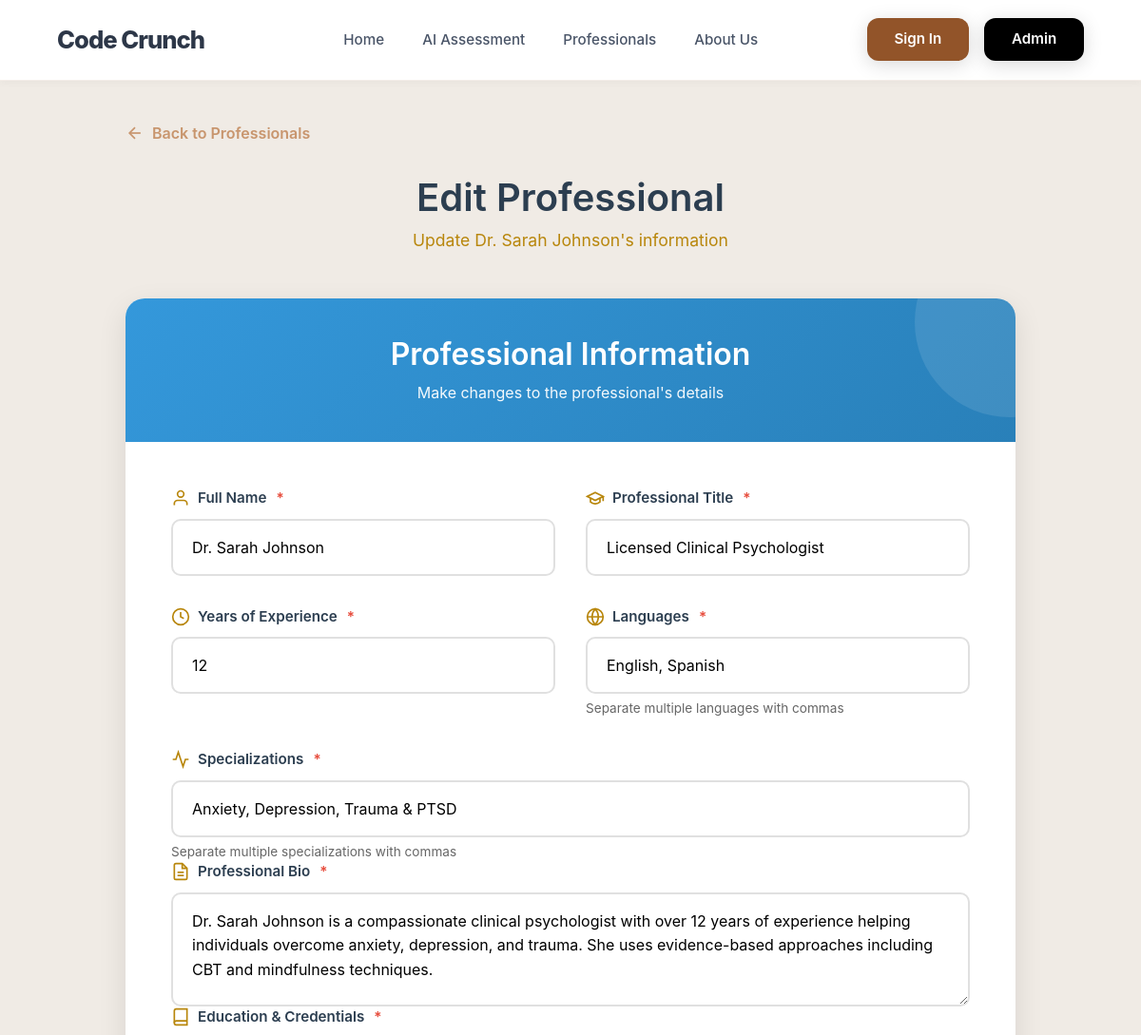
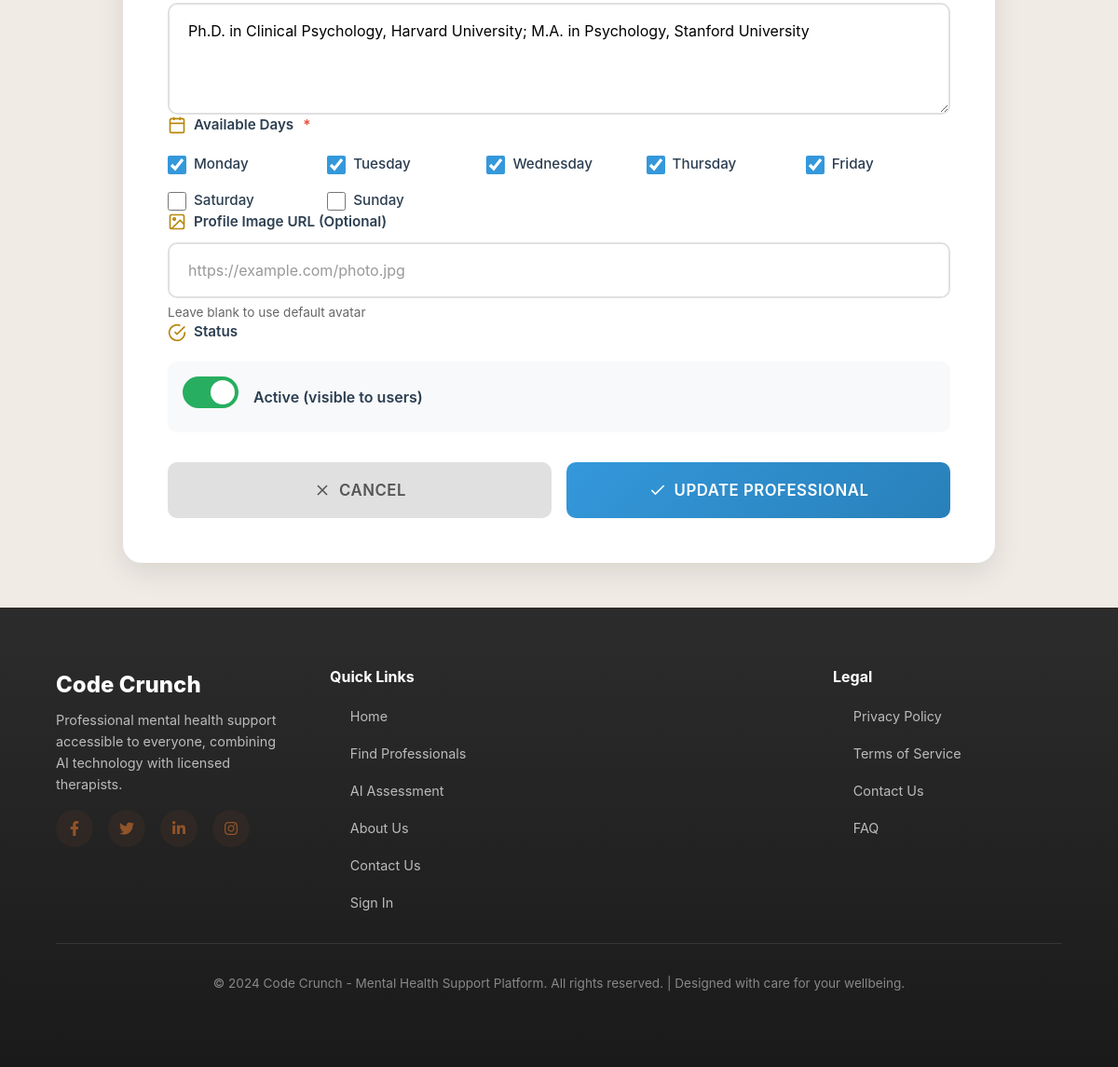
Page /admin/professional/edit/1 (signed in) on the committed database (2 pictures, top to bottom).
### models.py (models this page shows, shortened)
class Professional(db.Model):
    id = db.Column(db.Integer, primary_key=True)
    name = db.Column(db.String(100), nullable=False)
    title = db.Column(db.String(100), nullable=False)
    specialization = db.Column(db.String(200), nullable=False)
    bio = db.Column(db.Text, nullable=False)
    experience_years = db.Column(db.Integer, nullable=False)
    education = db.Column(db.Text, nullable=False)
    languages = db.Column(db.String(200), nullable=False)
    image_url = db.Column(db.String(200), default='default-avatar.jpg')
    available_days = db.Column(db.String(200), nullable=False)
    consultation_fee = db.Column(db.Float, default=0.0)
    session_duration = db.Column(db.Integer, default=60)  # in minutes
    rating = db.Column(db.Float, default=5.0)
    total_reviews = db.Column(db.Integer, default=0)
    is_active = db.Column(db.Boolean, default=True)
    created_at = db.Column(db.DateTime, default=datetime.utcnow)
    appointments = db.relationship('Appointment', backref='professional', lazy=True)
    reviews = db.relationship('Review', backref='professional', lazy=True)
    time_slots = db.relationship('TimeSlot', backref='professional', lazy=True, cascade='all, delete-orphan')

### app.py (the view, shortened to what this page needs)
@app.route('/admin/professional/edit/<int:prof_id>', methods=['GET', 'POST'])
def edit_professional(prof_id):
    if not session.get('admin'):
        return redirect(url_for('admin_login'))
    professional = Professional.query.get_or_404(prof_id)
    return render_template('admin/admin_edit_professional.html', professional=professional)

### templates/admin/admin_edit_professional.html (shortened to what this page needs)
{% extends "layout.html" %}
{% block content %}
<div class="admin-page">
    <div class="admin-container">
        <a href="{{ url_for('admin_professionals') }}" class="back-link">
            <svg viewBox="0 0 24 24" fill="none" stroke="currentColor" stroke-width="2">
                <line x1="19" y1="12" x2="5" y2="12"></line>
                <polyline points="12 19 5 12 12 5"></polyline>
            </svg>
            Back to Professionals
        </a>
        <h1 class="page-title">Edit Professional</h1>
        <p class="page-subtitle">Update {{ professional.name }}'s information</p>
        <div class="form-card">
            <div class="form-header">
                <h2>Professional Information</h2>
                <p>Make changes to the professional's details</p>
            </div>
            <div class="form-container">
                <form method="POST" id="professionalForm">
                    <div class="form-row">
                        <div class="form-group">
                            <label for="name">
                                <svg class="icon-svg" viewBox="0 0 24 24" fill="none" stroke="currentColor" stroke-width="2">
                                    <path d="M20 21v-2a4 4 0 0 0-4-4H8a4 4 0 0 0-4 4v2"></path>
                                    <circle cx="12" cy="7" r="4"></circle>
                                </svg>
                                Full Name <span class="required-mark">*</span>
                            </label>
                            <input type="text" id="name" name="name" value="{{ professional.name }}" placeholder="Dr. Jane Smith" required>
                        </div>
                        <div class="form-group">
                            <label for="title">
                                <svg class="icon-svg" viewBox="0 0 24 24" fill="none" stroke="currentColor" stroke-width="2">
                                    <path d="M22 10v6M2 10l10-5 10 5-10 5z"></path>
                                    <path d="M6 12v5c3 3 9 3 12 0v-5"></path>
                                </svg>
                                Professional Title <span class="required-mark">*</span>
                            </label>
                            <input type="text" id="title" name="title" value="{{ professional.title }}" placeholder="Licensed Clinical Psychologist" required>
                        </div>
                    </div>
                    <div class="form-row">
                        <div class="form-group">
                            <label for="experience_years">
                                <svg class="icon-svg" viewBox="0 0 24 24" fill="none" stroke="currentColor" stroke-width="2">
                                    <circle cx="12" cy="12" r="10"></circle>
                                    <polyline points="12 6 12 12 16 14"></polyline>
                                </svg>
                                Years of Experience <span class="required-mark">*</span>
                            </label>
                            <input type="number" id="experience_years" name="experience_years" value="{{ professional.experience_years }}" min="1" max="50" required>
                        </div>
                        <div class="form-group">
                            <label for="languages">
                                <svg class="icon-svg" viewBox="0 0 24 24" fill="none" stroke="currentColor" stroke-width="2">
                                    <circle cx="12" cy="12" r="10"></circle>
                                    <path d="M2 12h20M12 2a15.3 15.3 0 0 1 4 10 15.3 15.3 0 0 1-4 10 15.3 15.3 0 0 1-4-10 15.3 15.3 0 0 1 4-10z"></path>
                                </svg>
                                Languages <span class="required-mark">*</span>
                            </label>
                            <input type="text" id="languages" name="languages" value="{{ professional.languages }}" placeholder="English, Spanish" required>
                            <span class="help-text">Separate multiple languages with commas</span>
                        </div>
                    </div>
                    <div class="form-group full-width">
                        <label for="specialization">
                            <svg class="icon-svg" viewBox="0 0 24 24" fill="none" stroke="currentColor" stroke-width="2">
                                <path d="M22 12h-4l-3 9L9 3l-3 9H2"></path>
                            </svg>
                            Specializations <span class="required-mark">*</span>
                        </label>
                        <input type="text" id="specialization" name="specialization" value="{{ professional.specialization }}" placeholder="Anxiety, Depression, Trauma & PTSD" required>
                        <span class="help-text">Separate multiple specializations with commas</span>
                    </div>
                    <div class="form-group full-width">
                        <label for="bio">
                            <svg class="icon-svg" viewBox="0 0 24 24" fill="none" stroke="currentColor" stroke-width="2">
                                <path d="M14 2H6a2 2 0 0 0-2 2v16a2 2 0 0 0 2 2h12a2 2 0 0 0 2-2V8z"></path>
                                <polyline points="14 2 14 8 20 8"></polyline>
                                <line x1="16" y1="13" x2="8" y2="13"></line>
                                <line x1="16" y1="17" x2="8" y2="17"></line>
                            </svg>
                            Professional Bio <span class="required-mark">*</span>
                        </label>
                        <textarea id="bio" name="bio" required>{{ professional.bio }}</textarea>
                    </div>
                    <div class="form-group full-width">
                        <label for="education">
                            <svg class="icon-svg" viewBox="0 0 24 24" fill="none" stroke="currentColor" stroke-width="2">
                                <path d="M4 19.5A2.5 2.5 0 0 1 6.5 17H20"></path>
                                <path d="M6.5 2H20v20H6.5A2.5 2.5 0 0 1 4 19.5v-15A2.5 2.5 0 0 1 6.5 2z"></path>
                            </svg>
                            Education & Credentials <span class="required-mark">*</span>
                        </label>
                        <textarea id="education" name="education" required>{{ professional.education }}</textarea>
                    </div>
                    <div class="form-group full-width">
                        <label>
                            <svg class="icon-svg" viewBox="0 0 24 24" fill="none" stroke="currentColor" stroke-width="2">
                                <rect x="3" y="4" width="18" height="18" rx="2" ry="2"></rect>
                                <line x1="16" y1="2" x2="16" y2="6"></line>
                                <line x1="8" y1="2" x2="8" y2="6"></line>
                                <line x1="3" y1="10" x2="21" y2="10"></line>
                            </svg>
                            Available Days <span class="required-mark">*</span>
                        </label>
                        <div class="checkbox-group">
                            {% set days = ['Monday', 'Tuesday', 'Wednesday', 'Thursday', 'Friday', 'Saturday', 'Sunday'] %}
                            {% set selected_days = professional.available_days.split(', ') %}
                            {% for day in days %}
                            <div class="checkbox-item">
                                <input type="checkbox" id="{{ day.lower() }}" name="days" value="{{ day }}"
                                       {% if day in selected_days %}checked{% endif %}>
                                <label for="{{ day.lower() }}">{{ day }}</label>
                            </div>
                            {% endfor %}
                        </div>
                    </div>
                    <div class="form-group full-width">
                        <label for="image_url">
                            <svg class="icon-svg" viewBox="0 0 24 24" fill="none" stroke="currentColor" stroke-width="2">
                                <rect x="3" y="3" width="18" height="18" rx="2" ry="2"></rect>
                                <circle cx="8.5" cy="8.5" r="1.5"></circle>
                                <polyline points="21 15 16 10 5 21"></polyline>
                            </svg>
                            Profile Image URL (Optional)
                        </label>
                        <input type="url" id="image_url" name="image_url" value="{{ professional.image_url if professional.image_url != 'default-avatar.jpg' else '' }}" placeholder="https://example.com/photo.jpg">
                        <span class="help-text">Leave blank to use default avatar</span>
                    </div>
                    <div class="form-group full-width">
                        <label>
                            <svg class="icon-svg" viewBox="0 0 24 24" fill="none" stroke="currentColor" stroke-width="2">
                                <path d="M22 11.08V12a10 10 0 1 1-5.93-9.14"></path>
                                <polyline points="22 4 12 14.01 9 11.01"></polyline>
                            </svg>
                            Status
                        </label>
                        <div class="toggle-group">
                            <label class="toggle-switch">
                                <span class="toggle-slider"></span>
                            </label>
                            <span class="toggle-label">Active (visible to users)</span>
                        </div>
                    </div>
                    <div class="form-actions">
                        <a href="{{ url_for('admin_professionals') }}" class="btn btn-secondary">
                            <svg viewBox="0 0 24 24" fill="none" stroke="currentColor" stroke-width="2">
                                <line x1="18" y1="6" x2="6" y2="18"></line>
                                <line x1="6" y1="6" x2="18" y2="18"></line>
                            </svg>
                            Cancel
                        </a>
                        <button type="submit" class="btn btn-primary">
                            <svg viewBox="0 0 24 24" fill="none" stroke="currentColor" stroke-width="2">
                                <polyline points="20 6 9 17 4 12"></polyline>
                            </svg>
                            Update Professional
                        </button>
                    </div>
                </form>
            </div>
        </div>
    </div>
</div>
{% endblock %}

### rows in the picture
Professional: name "Dr. Sarah Johnson", title "Licensed Clinical Psychologist", experience_years "12", languages "English, Spanish", specialization "Anxiety, Depression, Trauma & PTSD", bio "Dr. Sarah Johnson is a compassionate clinical psychologist with over 12 years of experience helping individuals overcome anxiety, depression, and trauma. She uses evidence-based approaches including CBT and mindfulness techniques.", education "Ph.D. in Clinical Psychology, Harvard University; M.A. in Psychology, Stanford University"

### other values in the picture
{{ day }} "Monday" "Tuesday" "Wednesday" "Thursday" "Friday" "Saturday" "Sunday"
